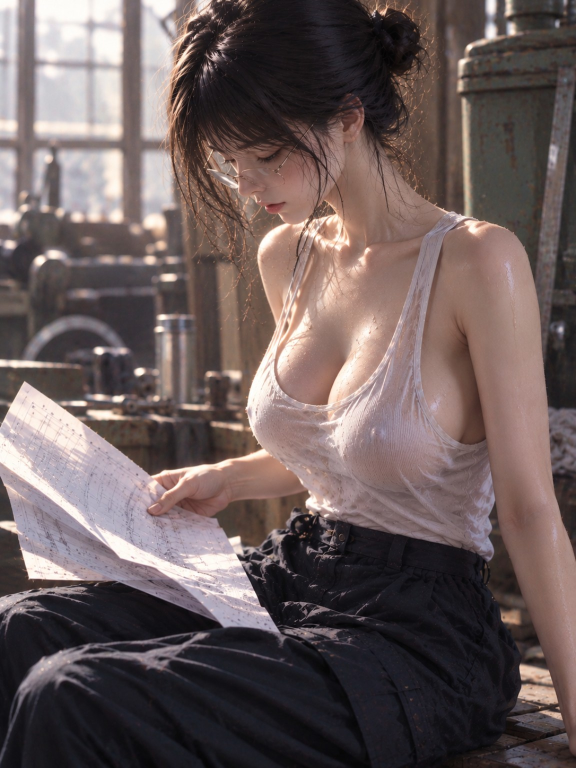
#> input picture references/originals/main-reading-v2.png, 1152 x 1536 px (shown at 1/2 size); the run also reads 1 picture not shown here
$ python register_source_images.py
#> lines starting #> are read from the running program, lines starting #| are printed output that depends on the picture
"""Trace archive sources and register a same-composition reference in 2D.

No cross-pose 3D texture is enabled by a small 2D matching residual.
Original image bytes are read-only. Optional archive remains outside Git.
"""
import argparse,hashlib,json
from pathlib import Path
import numpy as np
from PIL import Image,ImageChops,ImageDraw,ImageStat
from scipy.signal import correlate2d
ROOT=Path(__file__).resolve().parents[1]
def digest(p):return hashlib.sha256(p.read_bytes()).hexdigest()
def register(reference='front-variant.png',write=True):
#> called with reference = 'front-variant.png', write = True
 current=ROOT/'references/originals/main-reading-v2.png';ref=ROOT/'references/originals'/reference
 image=Image.open(current).convert('RGB');other=Image.open(ref).convert('RGB').resize(image.size,Image.Resampling.LANCZOS)
#> in register, image is the input picture: PIL image 1152x1536 RGB; mean R, G, B 107, 92.6, 91.8
 a=np.asarray(image.convert('L'),dtype=float);b=np.asarray(other.convert('L'),dtype=float)
#> after `a = np.asarray(image.convert('L'), dtype=float)`:
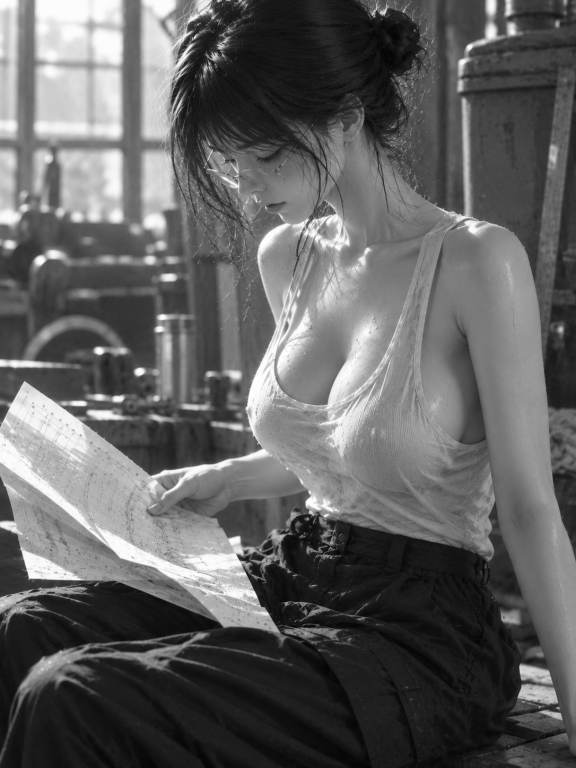
#> a: shape (1536, 1152) float64 (shown at 1/2 size); min 1, max 255, mean 96.8
 # Only the character region contributes; paper/background matching cannot pass a body fit.
 import subprocess
#> (the run stopped early here; a loop or call above may not have finished)
